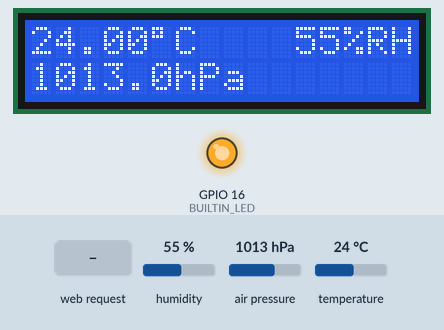
Recording of a sketch running on a simulated ESP8266 (NodeMCU). On the bench: 16×2 character LCD, output pins drawn as LEDs (lit = HIGH). The inputs (shaded band) are chosen by the test bench; at power-on: humidity 55 %, air pressure 1013 hPa, temperature 24 °C. WiFi joins after 1.5 s; servers stay silent unless stated; the local clock reads 2024-03-15 10:24:30 at power-on unless the sketch sets it; what the sketch prints to the serial monitor is not drawn.

Above: at 2.8 s.
2.9 s: humidity set to 22 %
At 4.4 s:
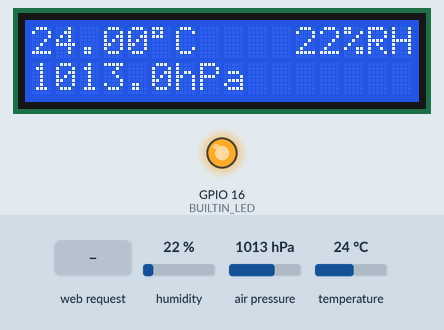
6.9 s: air pressure set to 952 hPa
At 8.4 s:
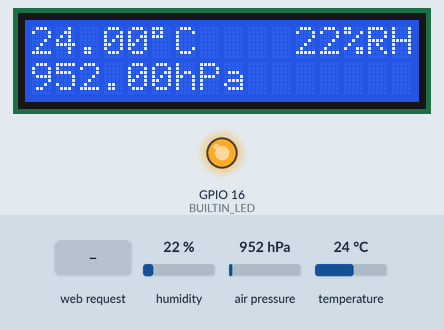
10.1 s: temperature set to 12 °C
At 11.4 s:
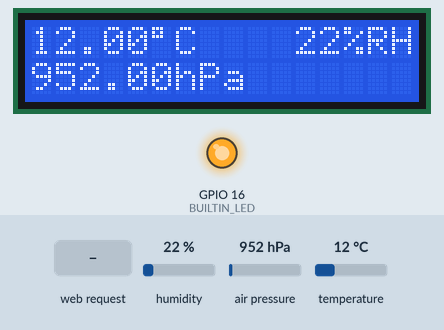
13.1 s: HTTP request GET / received
At 13.5 s:
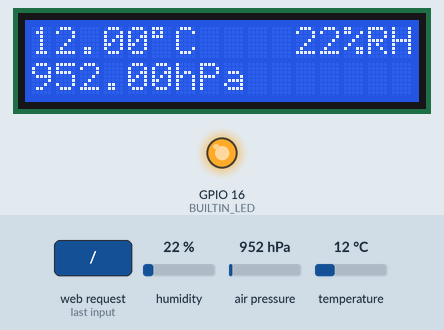
Timing chart, 0 to 16.1 s (numbered marks = the images above; inputs shaded):
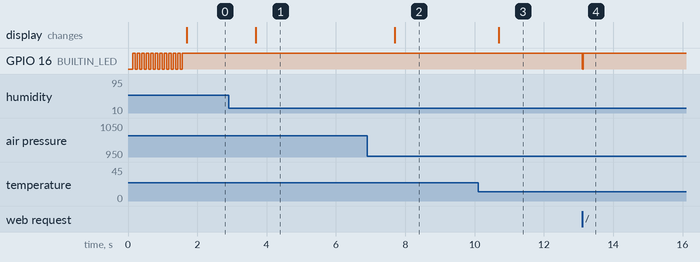

The sketch:

station.ino
```cpp
#include <ESP8266WiFi.h>
#include <WiFiClient.h>
#include <ESP8266WebServer.h>
#include <WiFiClientSecure.h>
#include "SparkFunBME280.h"
#include <stdint.h>
#include "Wire.h"
#include "LiquidCrystal_I2C.h"
#include "DS3231.h"

#define BUILTIN_LED 16

const char* ssid = "<SSID>";
const char* password = "<PW>";
const int port = 80;

// LCD(1602)
LiquidCrystal_I2C lcd(0x3f,16,2);

// 12小时制？
bool is12h = false;
bool century = false;
bool PM;

// 全局传感器数据
static int humidity = 0;
static float temperature = 0.0f;
static float pressure = 0.0f;

// 全局时间
static int second = 0;
static int minute = 0;
static int hour = 0;
static int date = 0;
static int month = 0;
static int year = 0;


#define ADDRESS_BH1750FVI 0x23
#define ONE_TIME_H_RESOLUTION_MODE 0x20
byte highByte = 0;
byte lowByte = 0;
unsigned int sensorOut = 0;
unsigned int illuminance = 0;

ESP8266WebServer server(80);

BME280 sensor;
DS3231 Clock;

// 字符串拼接相关
long lastMsg = 0;
static char msg[250];
static char tmp[250];
static char html[5000];
static const char header[] = "<html><head><meta content=\"text/html; charset=utf-8\" http-equiv=\"Content-Type\"/></head>";

String IpAddress2String(const IPAddress& ipAddress)
{
    return String(ipAddress[0]) + String(".") +\
    String(ipAddress[1]) + String(".") +\
    String(ipAddress[2]) + String(".") +\
    String(ipAddress[3])  ;
}

int readBH1750() {
    Wire.beginTransmission(ADDRESS_BH1750FVI); //"notify" the matching device
    Wire.write(ONE_TIME_H_RESOLUTION_MODE);     //set operation mode
    Wire.endTransmission();

    delay(180);

    Wire.requestFrom(ADDRESS_BH1750FVI, 2); //ask Arduino to read back 2 bytes from the sensor
    highByte = Wire.read();  // get the high byte
    lowByte = Wire.read(); // get the low byte

    sensorOut = (highByte<<8)|lowByte;
    illuminance = sensorOut/1.2;
    return illuminance;
}

void readDS3231() {
    second = Clock.getSecond();
    minute = Clock.getMinute();
    hour = Clock.getHour(is12h, PM);
    date = Clock.getDate();
    month = Clock.getMonth(century);
    year = Clock.getYear();
}
void setDS3231(int YEAR, int MONTH, int DAY, int HOUR, int MINUTE, int SECOND) {
    Clock.setClockMode(false);
    Clock.setSecond(SECOND);//Set the second
    Clock.setMinute(MINUTE);//Set the minute
    Clock.setHour(HOUR);  //Set the hour
//    Clock.setDoW(6);    //Set the day of the week
    Clock.setDate(DAY);  //Set the date of the month
    Clock.setMonth(MONTH);  //Set the month of the year
    Clock.setYear(YEAR);  //Set the year (Last two digits of the year)
}


void readBME280() {
    humidity = (int)sensor.readFloatHumidity();
    temperature = sensor.readTempC();
    pressure = sensor.readFloatPressure() / 100.0f;
}


// 由于ESP8266 SDK提供的sprintf函数不支持对于浮点数的格式化，所以
// 使用该函数实现%.2f的格式化
void simple_float_to_str(char *str, float f) {
    str[0] = 0;
    int d  = (int)f;
    int d1 = (int)(f * 10) % 10;
    int d2 = (int)(f *100) % 10;
    sprintf(str, "%d", d);
    char temp[4];
    temp[0] = '.';
    temp[1] = d1 + '0';
    temp[2] = d2 + '0';
    temp[3] = '\0';
    strcat(str, temp);
}

void BMP280_setup() {
    sensor.settings.commInterface = I2C_MODE;
    sensor.settings.I2CAddress = 0x76;
    sensor.settings.runMode = 3; //Normal mode
    sensor.settings.tStandby = 0;
    sensor.settings.filter = 0;
    sensor.settings.tempOverSample = 1;
    sensor.settings.pressOverSample = 1;
    sensor.settings.humidOverSample = 1;
    sensor.begin();
}

void blink(int time) {
    digitalWrite(BUILTIN_LED, LOW);
    delay(time);
    digitalWrite(BUILTIN_LED, HIGH);
}

void setup() {
    Wire.begin(0, 2);

    // LCD1602初始化
    lcd.init();
    lcd.backlight();
    lcd.clear();

    BMP280_setup();
    pinMode(BUILTIN_LED, OUTPUT);     // Initialize the BUILTIN_LED pin as an output
    Serial.begin(115200);

    // 网络初始化与连接
    WiFi.begin(ssid, password);
    Serial.print("Connecting");
    lcd.printstr("Connecting...");
    while (WiFi.status() != WL_CONNECTED) {
        blink(50);
        delay(80);
        Serial.print(".");
    }
    Serial.println ( "" );

    Serial.print("Connected to ");
    Serial.println(ssid);
    Serial.print("IP address: ");
    Serial.println(WiFi.localIP());
    lcd.setCursor(0, 1);
    lcd.printstr(IpAddress2String(WiFi.localIP()).c_str());

    // 注册响应回调
    server.on("/",[]() {
        blink(10);

        // 读取BME280
        readBME280();

        // 读取BH1750
//        illuminance = readBH1750();
        // 读取时间
        readDS3231();

        strcat(html, "{");

        strcat(html, "\"datetime\":");
        sprintf(tmp, "\"20%02d-%02d-%02d %02d:%02d:%02d\"", year, month, date, hour, minute, second);
        strcat(html, tmp);
        strcat(html, ",");

        strcat(html, "\"humidity\":");
        sprintf(tmp, "\"%d\"", humidity);
        strcat(html, tmp);
        strcat(html, ",");

        strcat(html, "\"temperature\":\"");
        simple_float_to_str(tmp, temperature);
        strcat(html, tmp);
        strcat(html, "\",");


        strcat(html, "\"pressure\":\"");
        simple_float_to_str(tmp, pressure);
        strcat(html, tmp);
        strcat(html, "\"");

//      strcat(html, "\"illuminance\":");
//      sprintf(tmp, "\"%d\"", illuminance);
//      strcat(html, tmp);
//      strcat(html, "\",");

        strcat(html, "}");

        Serial.println(html);

        server.send(200, "application/json", html);
        html[0] = '\0';

        blink(10);
    });

    server.onNotFound([]() {
        server.send(404, "text/html", "<html><body><h1>Miku IoT Barometer 404</h1><p>Invalid Request '" + server.uri() + "'</p></body></html>" );
        blink(10); delay(100);
        blink(10); delay(100);
        blink(10); delay(100);
        blink(10); delay(100);
        blink(10);
    });

    // 启动服务器
    server.begin();
}

static int timeString[20];
static int timeStringCount = 0;

void LCD_Display() {
    String datetime_str = "";
    String humidity_str = "";
    String temperature_str = "";
    String pressure_str = "";

    // 将温度、湿度、气压值转换成字符串
    char strtemp[20];
    sprintf(strtemp, "%d", humidity);
    humidity_str = String(strtemp);
    simple_float_to_str(strtemp, temperature);
    temperature_str = String(strtemp);
    simple_float_to_str(strtemp, pressure);
    pressure_str = String(strtemp);

    lcd.clear();
    for (int c = 0; c < temperature_str.length(); c++){
        lcd.write(temperature_str[c]);
    }
    lcd.write(0xdf);
    lcd.write('C');
    lcd.write(' ');
    lcd.write(' ');
    lcd.write(' ');
    lcd.write(' ');

    for (int c = 0; c < humidity_str.length(); c++){
        lcd.write(humidity_str[c]);
    }
    lcd.write('%');
    lcd.write('R');
    lcd.write('H');

    lcd.setCursor(0, 1);

    // 气压：只精确到小数点后一位
    for (int c = 0; c < 6; c++){
        lcd.write(pressure_str[c]);
    }
    lcd.write('h');
    lcd.write('P');
    lcd.write('a');
    lcd.write(' ');
    lcd.write(' ');

    // 时间：只显示分：秒，对应datetime_str的11-12，14-15
    lcd.write(' ');
    lcd.write(' ');
    lcd.write(' ');
    lcd.write(' ');
    lcd.write(' ');
}

void loop() {
    // 2018.10.20 注释
    // 串口调试输入"yymmddHHMMSS回车"调整时间
    if (Serial.available() > 0) {
        readDS3231();
        byte b = Serial.read();
        if(b >= '0' && b <= '9') {
            timeString[timeStringCount] = (int)((char)b - '0');
            timeStringCount++;
        }
        else if(b == 13) {
            timeStringCount = 0;
            int YEAR   = 10 * timeString[0] + timeString[1];
            int MONTH  = 10 * timeString[2] + timeString[3];
            int DAY    = 10 * timeString[4] + timeString[5];
            int HOUR   = 10 * timeString[6] + timeString[7];
            int MINUTE = 10 * timeString[8] + timeString[9];
            int SECOND = 10 * timeString[10] + timeString[11];
            setDS3231(YEAR, MONTH, DAY, HOUR, MINUTE, SECOND);
            Serial.print("Time set!");
        }
        else {
            timeStringCount = 0;
            Serial.print("Bad time setting string.");
        }
    }
    server.handleClient();
     long now = millis();
     if (now - lastMsg > 1000) {
         lastMsg = now;
         blink(5);
        readBME280();
        LCD_Display();
     }
}
```

Measured:
- after the input at 2.9 s, the display: changes after 0.79 s (image 1)
- after the input at 6.9 s, the display: changes after 0.79 s (image 2)
- after the input at 10.1 s, the display: changes after 0.60 s (image 3)
- after the input at 13.1 s, GPIO 16 (BUILTIN_LED): alternates HIGH for 0.01 s and LOW for 0.01 s, 4 changes in all, then stays HIGH, starting at once
